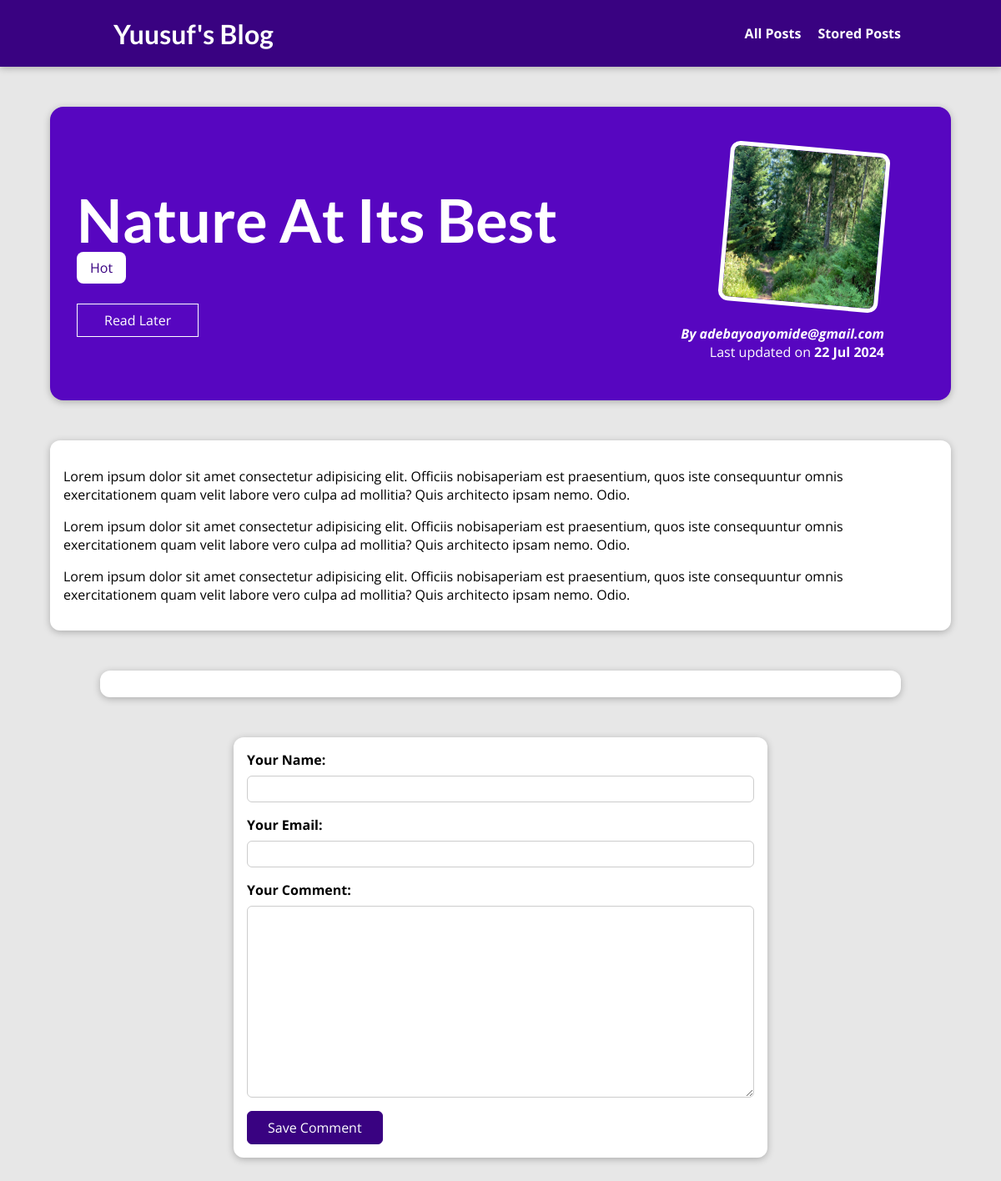
Screenshot of /post/nature-at-its-best with the database file from the repository.
### blog/models.py (models this page shows, shortened)
class Posts(models.Model):
    title=models.CharField(max_length=50)
    excerpt=models.CharField(max_length=100)
    image=models.ImageField(upload_to="posts",null=True)
    date=models.DateField(auto_now=True)
    slug=models.SlugField(default="",unique=True,null=False,db_index=True)
    content=models.TextField(validators=[MinLengthValidator(10)])
    author=models.ForeignKey(Author, on_delete=models.SET_NULL,null=True,related_name="posts")
    tag=models.ManyToManyField(Tag)

class Tag(models.Model):
    caption=models.CharField(max_length=100)

class Author(models.Model):
    first_name=models.CharField(max_length=100)
    last_name=models.CharField(max_length=100)
    email_address=models.EmailField( max_length=254)

### blog/views.py (the view, shortened to what this page needs)
# urls.py: path("post/<slug:slug>",views.PostDetailView.as_view(),name="post-detail-page"),
class PostDetailView(View):
    def is_stored_post(self, request, post_id):
        stored_posts = request.session.get("stored_posts")
        if stored_posts is not None:
            is_saved_for_later = post_id in stored_posts
        else:
            is_saved_for_later = False
        return is_saved_for_later
    def get(self,request,slug):
        post=Posts.objects.get(slug=slug)
        context={
            "posts":post,
            "post_tags":post.tag.all(),
            "comment_form":CommentForm(),
            "comments":post.comments.all().order_by("-id"),
            "saved_for_later":self.is_stored_post(request,post.id)
        }
        return render(request,"blog/post-detail.html",context)

### blog/forms.py
class CommentForm(forms.ModelForm):
    class Meta:
        model=Comment
        fields = ['user_name', 'user_email', 'text']
        labels={
            "user_name":"Your Name",
            "user_email":"Your Email",
            "text":"Your Comment"
        }

### blog/templates/blog/post-detail.html (shortened to what this page needs)
{% extends "base.html" %}
{% load static %}
{% block css_files %}
 <link rel="stylesheet" href="{%static "blog/post-detail.css"%}">
{% endblock %}
{% block content %}
<section id="summary">
  <h2>{{posts.title}}</h2>
  <div>
    {%for tag in post_tags%}
    <span class="tag">
      {{tag.caption}}
    </span>
    {%endfor%}
  </div>
  <div id="read-later">
    <form action="{% url "read-later"%}" method="POST">
      <button>
        {% if saved_for_later %}
          Remove from "Read Later" List
        {% else %}
          Read Later
        {% endif %}
      </button>
    </form>
  </div>
  <article>
      <img src="{{posts.image.url}}" alt="">
      <address>By <a href="mailto:test@test.com">{{posts.author.email_address}}</a></address>
      <div>Last updated on <time>{{posts.date|date:"d M Y"}}</time></div>
  </article>
</section>
<main>
  {{posts.content|linebreaks}}
</main>
<section id="comments">
</section>
<section id="comment-form">
  <div>
    <form action="{% url "post-detail-page" posts.slug%}" method="POST">
     {%for form_field in comment_form%}
      <div class="form-control">
        {{ form_field.label_tag }}
        {{ form_field }}
      </div>
    {% endfor %}
      <button>Save Comment </button>
    </form>
  </div>
</section>
{% endblock content %}

### static/app.css (style rules this page uses)
* { box-sizing: border-box; }
html { font-family: 'Open Sans', 'Lato', sans-serif; }
body { margin: 0; }
h1, h2, h3 { font-family: 'Lato', sans-serif; font-weight: bold; }

### blog/static/blog/post-detail.css (style rules this page uses)
body { background-color: #e7e7e7; }
html { scroll-behavior: smooth; }
#summary { margin: 8rem auto 3rem auto; padding: 2rem; width: 90%; max-width: 90rem; border-radius: 16px; background-color: #5706c0; position: relative; box-shadow: 0 2px 8px rgba(0, 0, 0, 0.25); height: 22rem; }
#summary h2 { color: white; font-size: 4.5rem; margin-bottom: 0.25rem; }
#summary article { position: absolute; top: 2rem; right: 3rem; padding: 1rem 2rem; border-radius: 12px; text-align: right; color: white; }
#summary article img { width: 12rem; height: 12rem; border-radius: 12px; transform: rotateZ(5deg); border: 5px solid white; margin-bottom: 1rem; }
#summary address { font-weight: bold; }
#summary a { color: white; text-decoration: none; }
#summary time { font-weight: bold; }
#read-later { margin: 2rem 0; }
#read-later button { background-color: transparent; border: 1px solid white; padding: 0.5rem 2rem; font: inherit; color: white; cursor: pointer; }
main { width: 90%; max-width: 90rem; margin: 3rem auto; background-color: white; padding: 1rem; border-radius: 12px; box-shadow: 0 2px 8px rgba(0, 0, 0, 0.25); }
.tag { background-color: white; color: #390281; padding: 0.5rem 1rem; border-radius: 8px; }
#comment-form { margin: 3rem auto; width: 90%; max-width: 40rem; border-radius: 12px; background-color: white; box-shadow: 0 2px 8px rgba(0, 0, 0, 0.25); padding: 1rem; }
#comment-form button { font: inherit; background-color: #390281; color: white; border: 1px solid #390281; padding: 0.5rem 1.5rem; border-radius: 6px; cursor: pointer; }
.form-control { margin-bottom: 1rem; }
.form-control label { font-weight: bold; margin-bottom: 0.5rem; display: block; }
.form-control input, .form-control textarea { display: block; width: 100%; font: inherit; padding: 0.25rem; border-radius: 6px; border: 1px solid #ccc; }
#comments { margin: 3rem auto; width: 90%; max-width: 60rem; border-radius: 12px; background-color: white; box-shadow: 0 2px 8px rgba(0, 0, 0, 0.25); padding: 1rem 2rem; }

### rows the page displays
Posts: title "Nature At Its Best", image (picture), author.email_address "adebayoayomide@gmail.com", date "22 Jul 2024", content "Lorem ipsum dolor sit amet consectetur adipisicing elit. Officiis nobisaperiam est praesentium, quos iste consequuntur omnis exercitationem quam velit labore vero culpa ad mollitia? Quis architecto ipsam nemo. Odio. Lorem ipsum dolor sit amet consectetur adipisicing elit. Officiis nobisaperiam est praesentium, quos iste consequuntur omnis exercitationem quam velit labore vero culpa ad mollitia? Quis architecto ipsam nemo. Odio. Lorem ipsum dolor sit amet consectetur adipisicing elit. Officiis nobisaperiam est praesentium, quos iste consequuntur omnis exercitationem quam velit labore vero culpa ad mollitia? Quis architecto ipsam nemo. Odio."
Tag: caption "Hot"
